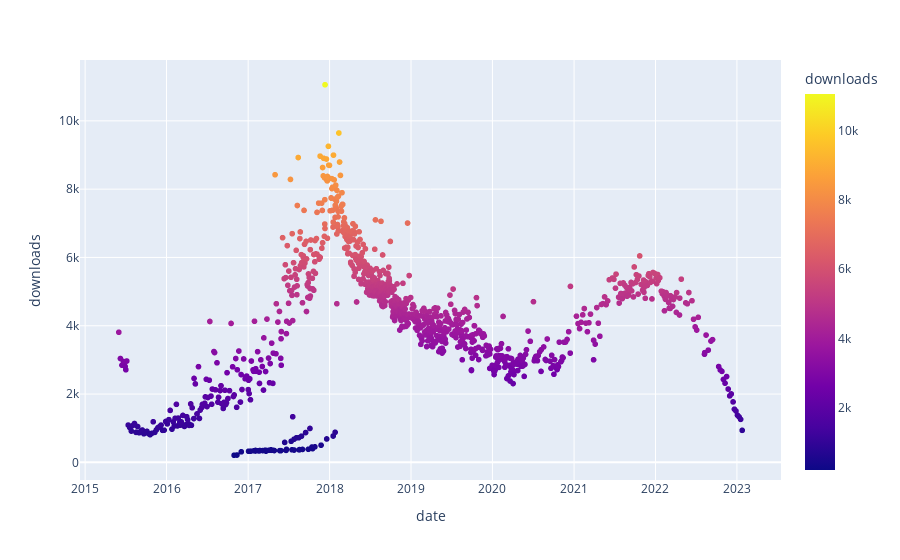

The code cell stored with this chart in its notebook:
### Code cell
fig = px.scatter(df_episodic, x="date", y="downloads", color='downloads', hover_name='title')
fig.show()

### Figure 1 — Plotly figure (JSON) as saved in the notebook; plotly's stock layout.template omitted (floating-point values rounded to 4 significant figures; data arrays with more than 128 entries replaced by an {"elided": "..."} marker saying what was removed)
{"data": [{"hovertemplate": "<b>%{hovertext}</b><br><br>date=%{x}<br>downloads=%{marker.color}<extra></extra>", "hovertext": {"elided": "1011 str values"}, "legendgroup": "", "marker": {"color": {"elided": "1011 int values"}, "coloraxis": "coloraxis", "symbol": "circle"}, "mode": "markers", "name": "", "showlegend": false, "type": "scattergl", "x": {"elided": "1011 str values"}, "xaxis": "x", "y": {"elided": "1011 int values"}, "yaxis": "y"}], "layout": {"autosize": true, "coloraxis": {"colorbar": {"title": {"text": "downloads"}}, "colorscale": [[0, "#0d0887"], [0.1111, "#46039f"], [0.2222, "#7201a8"], [0.3333, "#9c179e"], [0.4444, "#bd3786"], [0.5556, "#d8576b"], [0.6667, "#ed7953"], [0.7778, "#fb9f3a"], [0.8889, "#fdca26"], [1, "#f0f921"]]}, "legend": {"tracegroupgap": 0}, "margin": {"t": 60}, "xaxis": {"anchor": "y", "autorange": true, "domain": [0, 1], "range": ["2014-12-17 10:02:57.5348", "2023-07-09 07:31:46.4652"], "title": {"text": "date"}, "type": "date"}, "yaxis": {"anchor": "x", "autorange": true, "domain": [0, 1], "range": [-632.0, 11900.0], "title": {"text": "downloads"}, "type": "linear"}}}
